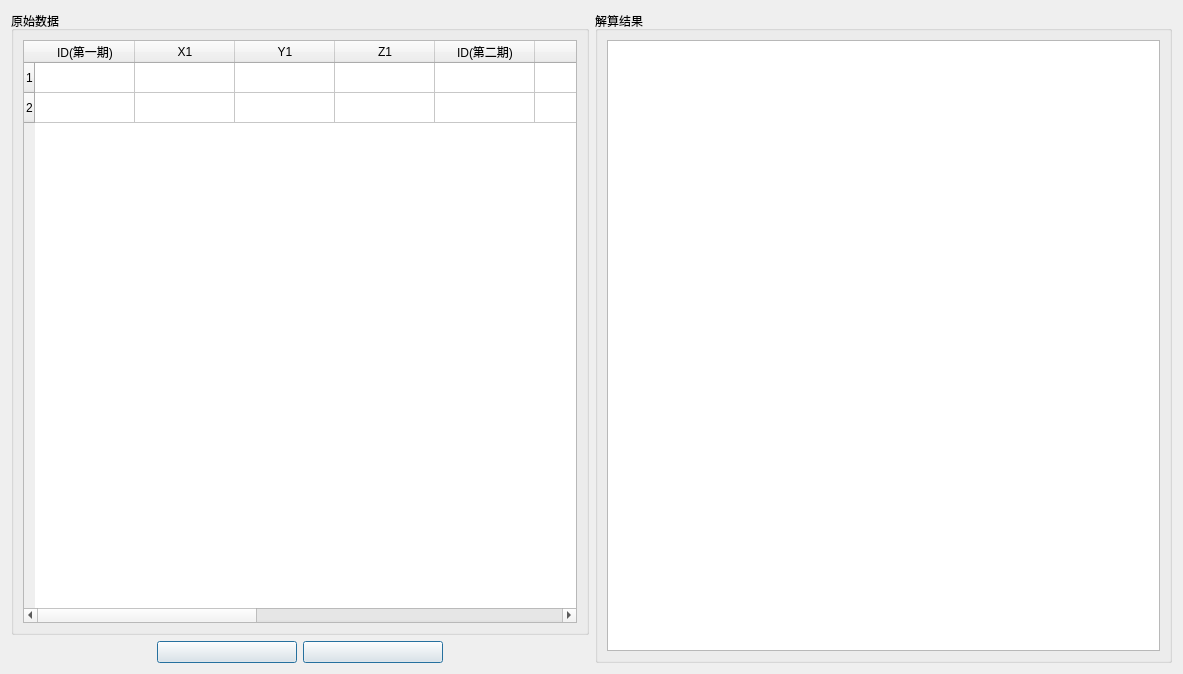
<?xml version="1.0" encoding="UTF-8"?>
<ui version="4.0">
 <class>Form</class>
 <widget class="QWidget" name="Form">
  <property name="geometry">
   <rect>
    <x>0</x>
    <y>0</y>
    <width>1183</width>
    <height>674</height>
   </rect>
  </property>
  <property name="windowTitle">
   <string>Form</string>
  </property>
  <layout class="QHBoxLayout" name="horizontalLayout_2">
   <item>
    <layout class="QVBoxLayout" name="verticalLayout_2">
     <item>
      <widget class="QGroupBox" name="groupBox">
       <property name="title">
        <string>原始数据</string>
       </property>
       <layout class="QVBoxLayout" name="verticalLayout">
        <item>
         <widget class="QTableWidget" name="tableWidget">
          <row>
           <property name="text">
            <string>1</string>
           </property>
          </row>
          <row>
           <property name="text">
            <string>2</string>
           </property>
          </row>
          <column>
           <property name="text">
            <string>ID(第一期)</string>
           </property>
          </column>
          <column>
           <property name="text">
            <string>X1</string>
           </property>
          </column>
          <column>
           <property name="text">
            <string>Y1</string>
           </property>
          </column>
          <column>
           <property name="text">
            <string>Z1</string>
           </property>
          </column>
          <column>
           <property name="text">
            <string>ID(第二期)</string>
           </property>
          </column>
          <column>
           <property name="text">
            <string>X2</string>
           </property>
          </column>
          <column>
           <property name="text">
            <string>Y2</string>
           </property>
          </column>
          <column>
           <property name="text">
            <string>Z2</string>
           </property>
          </column>
          <column>
           <property name="text">
            <string>残差teta_X</string>
           </property>
          </column>
          <column>
           <property name="text">
            <string>残差teta_Y</string>
           </property>
          </column>
          <column>
           <property name="text">
            <string>残差teta_Z</string>
           </property>
          </column>
          <column>
           <property name="text">
            <string>其他</string>
           </property>
          </column>
         </widget>
        </item>
       </layout>
      </widget>
     </item>
     <item>
      <layout class="QHBoxLayout" name="horizontalLayout">
       <item>
        <widget class="QLabel" name="label">
         <property name="text">
          <string/>
         </property>
         <property name="pixmap">
          <pixmap>../source/icon/Excavator.png</pixmap>
         </property>
         <property name="alignment">
          <set>Qt::AlignCenter</set>
         </property>
        </widget>
       </item>
       <item>
        <widget class="QPushButton" name="button_cacu">
         <property name="text">
          <string comment="测试" extracomment="测试"/>
         </property>
         <property name="icon">
          <iconset>
           <normaloff>../source/icon/QTUM.png</normaloff>../source/icon/QTUM.png</iconset>
         </property>
         <property name="iconSize">
          <size>
           <width>40</width>
           <height>40</height>
          </size>
         </property>
         <property name="shortcut">
          <string>Del</string>
         </property>
         <property name="checkable">
          <bool>false</bool>
         </property>
         <property name="autoRepeat">
          <bool>true</bool>
         </property>
         <property name="autoExclusive">
          <bool>false</bool>
         </property>
         <property name="autoRepeatInterval">
          <number>100</number>
         </property>
         <property name="autoDefault">
          <bool>false</bool>
         </property>
         <property name="default">
          <bool>true</bool>
         </property>
         <property name="flat">
          <bool>false</bool>
         </property>
        </widget>
       </item>
       <item>
        <widget class="QPushButton" name="pushButton">
         <property name="text">
          <string/>
         </property>
         <property name="icon">
          <iconset>
           <normaloff>../source/icon/icon_rb.png</normaloff>../source/icon/icon_rb.png</iconset>
         </property>
         <property name="iconSize">
          <size>
           <width>40</width>
           <height>40</height>
          </size>
         </property>
         <property name="default">
          <bool>true</bool>
         </property>
        </widget>
       </item>
       <item>
        <widget class="QLabel" name="label_2">
         <property name="text">
          <string/>
         </property>
         <property name="pixmap">
          <pixmap>../source/icon/Dumptruck_1.png</pixmap>
         </property>
         <property name="alignment">
          <set>Qt::AlignCenter</set>
         </property>
        </widget>
       </item>
      </layout>
     </item>
    </layout>
   </item>
   <item>
    <widget class="QGroupBox" name="groupBox_2">
     <property name="title">
      <string>解算结果</string>
     </property>
     <layout class="QVBoxLayout" name="verticalLayout_3">
      <item>
       <widget class="QTextEdit" name="textEdit">
        <property name="html">
         <string>&lt;!DOCTYPE HTML PUBLIC &quot;-//W3C//DTD HTML 4.0//EN&quot; &quot;http://www.w3.org/TR/REC-html40/strict.dtd&quot;&gt;
&lt;html&gt;&lt;head&gt;&lt;meta name=&quot;qrichtext&quot; content=&quot;1&quot; /&gt;&lt;style type=&quot;text/css&quot;&gt;
p, li { white-space: pre-wrap; }
&lt;/style&gt;&lt;/head&gt;&lt;body style=&quot; font-family:'SimSun'; font-size:9pt; font-weight:400; font-style:normal;&quot;&gt;
&lt;p style=&quot;-qt-paragraph-type:empty; margin-top:0px; margin-bottom:0px; margin-left:0px; margin-right:0px; -qt-block-indent:0; text-indent:0px;&quot;&gt;&lt;br /&gt;&lt;/p&gt;&lt;/body&gt;&lt;/html&gt;</string>
        </property>
       </widget>
      </item>
     </layout>
    </widget>
   </item>
  </layout>
 </widget>
 <resources/>
 <connections/>
</ui>
